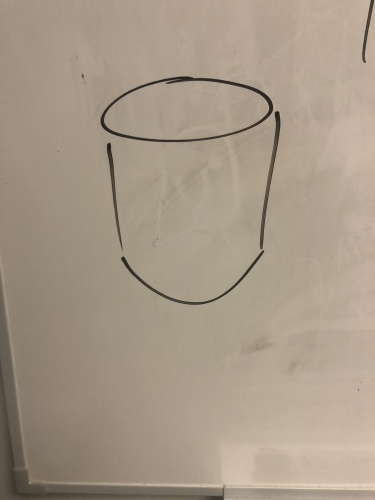
#> input picture data/images/Whiteboard2arm-data-resized/20180723_021702377_iOS.jpg, 375 x 500 px
$ jupyter execute --allow-errors workbook.ipynb
#> lines starting #> are read from the running program, lines starting #| are printed output that depends on the picture; after the words box and inside, x2 and y2 are one past the last pixel; in counts of white or black regions, pixels touching at a corner belong together
[cell 1]
import cv2
from google_images_download import google_images_download
import matplotlib.pyplot as plt
import imutils
import numpy as np
import glob
import turicreate as tc
import json

[cell 2]
def search_and_download_images(keywords, num_images=40):

    response = google_images_download.googleimagesdownload()

    arguments = {
        "keywords": keywords,
        "limit": num_images,
        "print_urls": True,
        "prefix_keywords": 'azure',
        "suffix_keywords": 'icon',
        "format": 'png'
    }
    absolute_image_paths = response.download(arguments)

    with open('./image_urls', 'w+') as image_urls_file:
        for k, v in absolute_image_paths.items():
            image_urls_file.write(k)
            image_urls_file.write('=' * 80)
            image_urls_file.writelines(list(absolute_image_paths.values()).join('\n\r'))

    return absolute_image_paths

search_and_download_images('database,virtual machine,webapp,file storage')
#> (the call stopped at in search_and_download_images, `response = google_images_download.googleimagesdownload()`: google_images_download is not available in this run)

[cell 3]
glob.glob('./downloads/**/*.png')

[cell 4]
image = cv2.imread('../data/images/Whiteboard2arm-data-resized/20180723_021702377_iOS.jpg')
#> image is the input picture: shape (500, 375, 3); mean B, G, R 135.9, 153, 166.9
orig = image.copy()
image = imutils.resize(image, height=300)
#> image: shape (300, 225, 3)

gray = cv2.cvtColor(image, cv2.COLOR_BGR2GRAY)
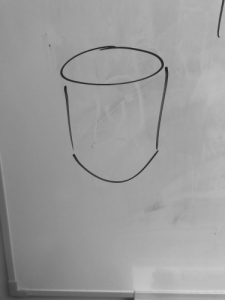
#> gray: shape (300, 225); min 31, max 212, mean 155.2
gray = cv2.GaussianBlur(gray, (5, 5), 0)
edged = cv2.Canny(gray, 100, 50, 50)
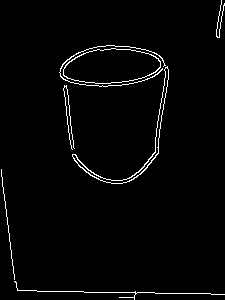
#> edged: shape (300, 225); 2.2% white in thin lines or dots


#> (the rest of this cell did not finish here and is left out)

#> (a cell that did not finish here is left out)

[cell 6]
from urllib.parse import quote_plus

quote_plus('Test 4')

[cell 7]
def create_edge_path_image(img_path, verbose=False):
#> called with verbose = False
    if verbose:
        print(img_path)
    image = cv2.imread(img_path)
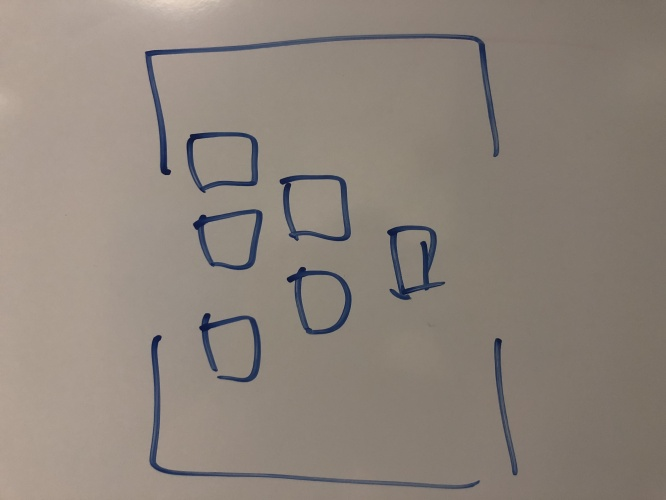
#> input picture data/images/Whiteboard2arm-data-resized/20180723_024505078_iOS.jpg, 666 x 500 px
#> image is the input picture: shape (500, 666, 3); mean B, G, R 123.3, 132.4, 142.4
    image = imutils.resize(image, height=500)
    gray = cv2.cvtColor(image, cv2.COLOR_BGR2GRAY)
#> gray: shape (500, 666)
    gray = cv2.GaussianBlur(gray, (5, 5), 0)
    edged = cv2.Canny(gray, 75, 125)
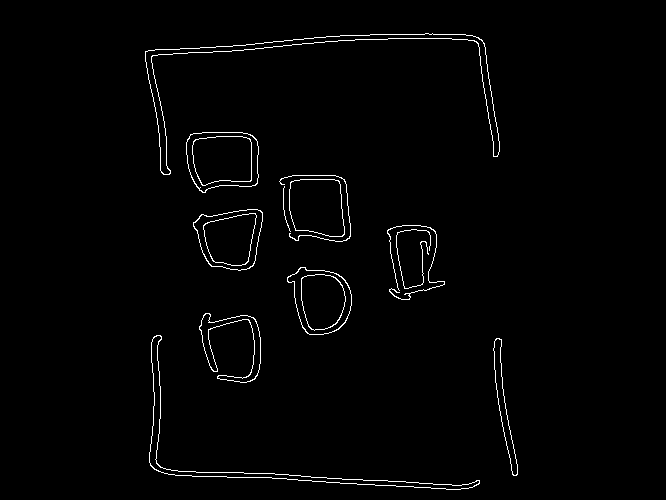
#> edged: shape (500, 666); 1.5% white in thin lines or dots, all inside (x1, y1, x2, y2) = (145, 33, 518, 490)

    # Dilate to combine close edges into one line
    kernel = np.ones((5,5), np.uint8)
    dilated = cv2.dilate(edged, kernel, iterations=1)
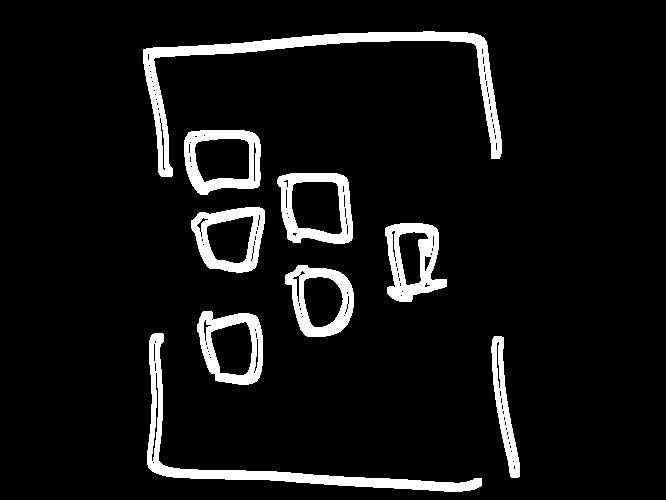
#> dilated: shape (500, 666); 7.8% white; 9 white regions, largest, box (x1, y1, x2, y2) and area: (143, 31, 502, 177) 6010, (147, 333, 482, 492) 4595, (385, 223, 447, 302) 2486

    # Invert edge detection to get black lines on white background (whiteboard representative)
    inverted_edged = cv2.bitwise_not(dilated)


    edge_path = img_path[:-4] + '-processed.png'

    cv2.imwrite(edge_path, inverted_edged)


create_edge_path_image('../data/images/Whiteboard2arm-data-resized/20180723_024505078_iOS.jpg')
